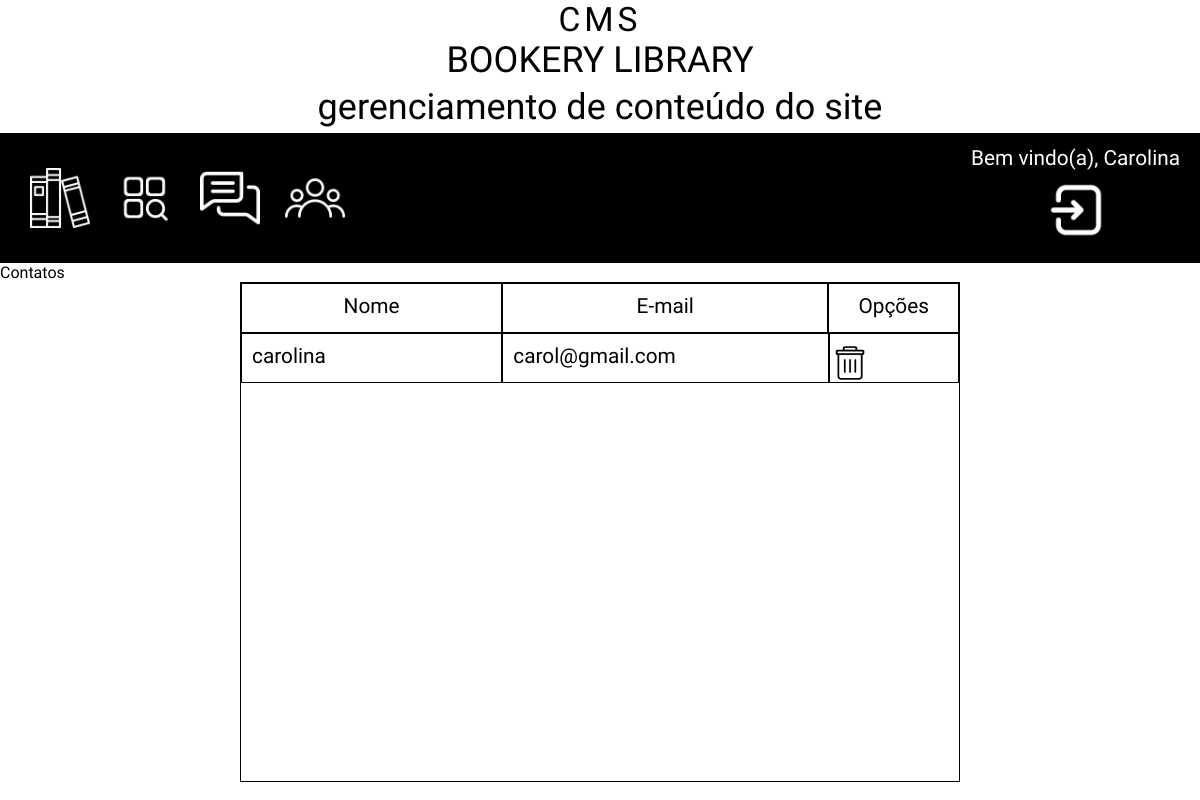
The page /contatos.php on the database as committed earlier.
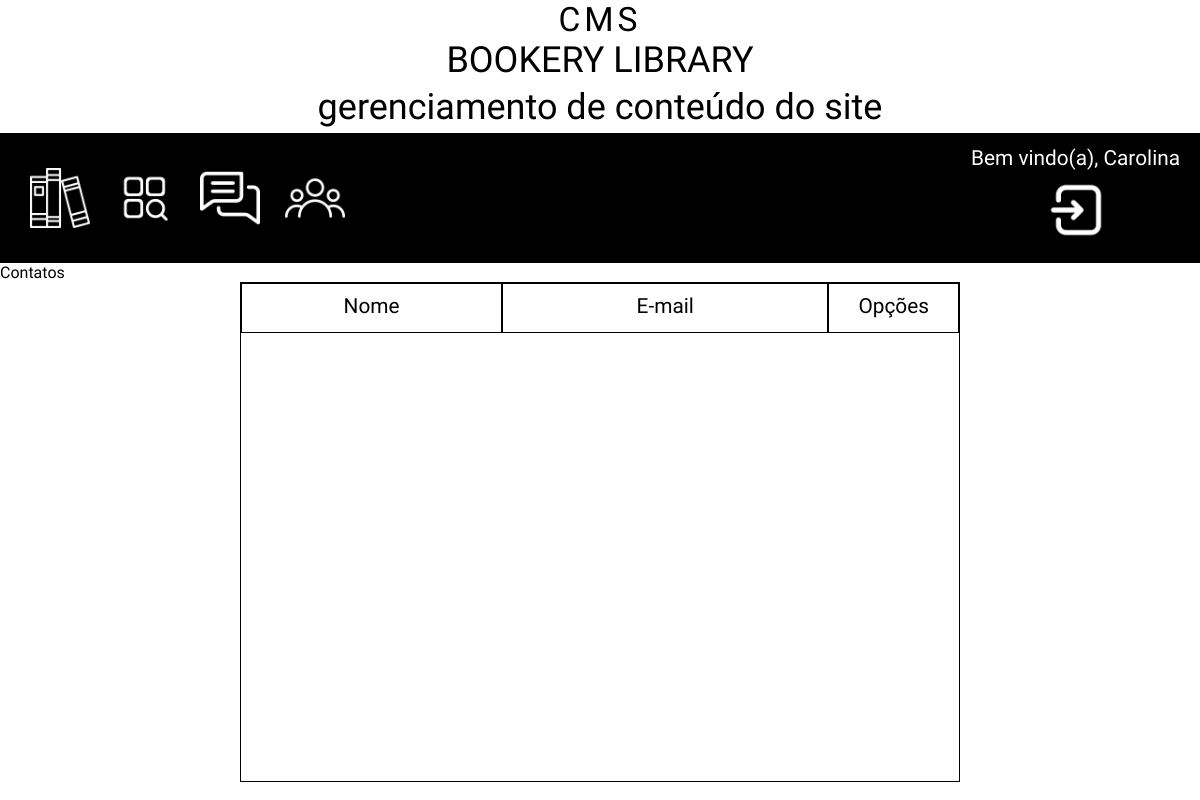
The same page on the database as committed later.
### model/bd/contato.php (called while the page is built, shortened)
<?php
function selectAllContatos() {
    $arrayDados = array();
    $conexao = abrirConexaoMySql();
    $scriptSql = "select * from tblcontatos";
    $resultado = mysqli_query($conexao, $scriptSql);
    if($resultado) {
         $cont = 0;
         while ($resultadoDados = mysqli_fetch_assoc($resultado)) {
             $arrayDados[$cont] = array(
                 'idContato' => $resultadoDados['idContato'],
                 'nome'      => $resultadoDados['nome'],
                 'email'     => $resultadoDados['email'],
                 'mensagem'  => $resultadoDados['mensagem']
             );
             $cont++;
         }
        return $arrayDados;
    }
}

### controller/controllerContatos.php (called while the page is built, shortened)
<?php
function listarContatos() {
    require_once('model/bd/contato.php');
    $dados = selectAllContatos();
    if(!empty($dados)) {
        return $dados;
    } else {
        return false;
    }
}

### contatos.php (the view, shortened to what this page needs)
<!DOCTYPE html>
<html lang="pt-BR">
<head>
    <link rel="stylesheet" text="text/css" href="css/reset.css">
    <link rel="stylesheet" text="text/css" href="css/header.css">
    <link rel="stylesheet" text="text/css" href="css/contatos.css">
</head>
<body>
    <?php
    require_once('header.php');
    ?>
    <div class="title">
        <span>Contatos</span>
    </div>
    <div class="contacts">
        <div class="contactInfo">
            <label class="name">Nome</label>
            <label class="email">E-mail</label>
            <label class="options">Opções</label>
        </div>
        <?php
        require_once('controller/controllerContatos.php');
        $listaContato = listarContatos();
        if ($listaContato) {
            foreach ($listaContato as $dados) {
        ?>
                <div class="contactData">
                    <span class="name"><?= $dados['nome'] ?></span>
                    <span class="email"><?= $dados['email'] ?></span>
                    <span class="options">
                        <a onclick="return confirm('Quer mesmo apagar o feedback de <?= $dados['nome'] ?>?')" href="router.php?component=contatos&action=deletar&id=<?= $dados['idContato'] ?>">
                            <img src="img/delete.jpg" alt="apagar" title="apagar contato">
                        </a>
                    </span>
                </div>
        <?php
            }
        }
        ?>
    </div>
</body>
</html>

### header.php (shortened to what this page needs)
<!DOCTYPE html>
<html lang="pt-BR">
<head>
    <link rel="stylesheet" text="text/css" href="css/reset.css">
    <link rel="stylesheet" text="text/css" href="css/header.css">
</head>
<body>
    <header>
        <h2>CMS</h2>
        <h1>BOOKERY LIBRARY</h1>
        <span>gerenciamento de conteúdo do site</span>
    </header>
    <div class="nav">
        <div class="navigation">
            <a href="produtos.php"><img src="img/book.png" alt="adm.produtos" title="adm. produtos"></a>
            <a href="categorias.php"><img src="img/category-icon.png" alt="adm.categorias" title="adm. categorias"></a>
            <a href="contatos.php"><img src="img/chatting.png" alt="contatos" title="contatos"></a>
            <a href="usuarios.php"><img src="img/user.png" alt="usuários" title="usuários" class="last"></a>
        </div>
        <div class="user">
            <span>Bem vindo(a), Carolina</span>
            <a href="../index.html"><img src="img/log-out.png" alt="sair" title="sair"></a>
        </div>
    </div>
</body>
</html>

### css/header.css (style rules this page uses)
header { width: 100%; min-height: 93.5px; display: flex; flex-direction: column; align-items: center; }
h1 { font-family: 'Inconsolata', monospace; font-size: clamp(2rem, 3vw, 3rem); font-weight: 500; font-style: normal; margin-bottom: 5px; }
h2 { font-size: clamp(1.8rem, 2.8vw, 2.2rem); font-weight: 200; font-style: normal; letter-spacing: 4px; }
header span { font-size: clamp(1.8rem, 3vw, 2.25rem); font-weight: 200; font-style: normal; text-align: center; margin-bottom: 5px; }
.nav { width: 100%; height: 130px; display: flex; align-items: center; padding: 0px 20px 0px 20px; background-color: #000; }
.nav img { width: 100%; height: auto; padding: 10px; filter: invert(1); }
.user { display: flex; flex-direction: column; align-items: center; }
.user span { color: white; font-size: 1.3rem; }
.user a { width: 80px; height: 80px; }
.navigation { flex-grow: 1; display: flex; }
.navigation a { position: relative; width: 80px; height: 80px; margin-right: 5px; }
.navigation a::before, .navigation a::after { content: ""; pointer-events: none; width: 0; height: 0; position: absolute; box-sizing: border-box; opacity: 0; border: 2px solid white; }
.navigation a::before { border-left: none; border-bottom: none; transition: width .5s linear 1.5s, height .5s linear 1s, opacity .0s 2s; }
.navigation a::after { border-top: none; border-right: none; right: 0; bottom: 0; transition: width .5s linear .5s, height .5s linear, opacity .0s 1s; }

### css/contatos.css (style rules this page uses)
.contacts { width: 60%; min-height: 500px; height: auto; margin: auto; border: 1px solid black; }
.contactInfo { text-align: center; }
.contactInfo, .contactData { width: 100%; height: 50px; display: flex; justify-content: space-between; }
.name { width: 40%; }
.email { width: 50%; }
.options { width: 20%; }
.name, .email, .options { font-size: clamp(1.0rem, 2vw, 1.3rem); padding-top: 10px; border: 1px solid black; }
.contactData { display: flex; justify-content: space-between; }
.options img { width: 40px; height: 100%; }
.contactData .name, .contactData .email { padding-left: 10px; }

Rows that differ between the two databases and show on the page:
removed tblcontatos: nome "carolina", email "carol@gmail.com"
